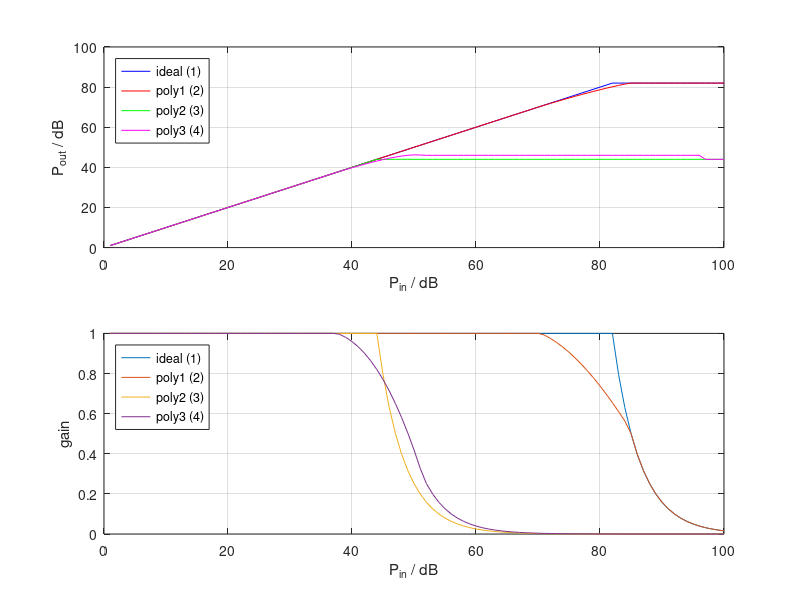

Source code (MATLAB):
% %%
function [gain] = agc_lut_dB(~)
    n = 100;
    P_in = 1:n;

    lut = ones(n,4);

    % ideal, index 1
    max = 82;
    for i = 1:n
        if i > max
            lut(i,1) = 10^(max/10) / 10^(i/10);
        end
    end 

        
    % dB polynomial 1, index 2
    for i = 1:n
        if i > max
            lut(i,2) = 10^(max/10) / 10^(i/10);
        end
    end
    x_poly = [62 74 77 85];
    y_poly = [62 60 75 42];
    p_coeff = polyfit(x_poly, y_poly, 2);
    yy = polyval(p_coeff, P_in);
    lut(71:84, 2) = yy(71:84) ./ P_in(71:84);
    
    
    % dB polynomial 2, index 3
    max1 = 44;
    for i = 1:n
        if i > max1
            lut(i,3) = 10^(max1/10) / 10^(i/10);
        end
    end
    x_poly = [40 55 70 90];
    y_poly = [35 55 60 20];
    p_coeff = polyfit(x_poly, y_poly, 2);
    yy = polyval(p_coeff, P_in);
%     lut(61:86, 3) = yy(61:86) ./ P_in(61:86);
    
    % dB polynomial 3, index 4
    
    max2 = 50;
    for i = 1:n
        if i > max2
            lut(i,4) = 10^(max2/10) / 10^(i/10);
        end
    end
    x_poly = [18 36 45 57];
    y_poly = [30 36 42 7];
    p_coeff = polyfit(x_poly, y_poly, 3);
    yy = polyval(p_coeff, P_in);
    lut(42:55, 4) = yy(42:55) ./ P_in(42:55);
    
    offset = 4;
    lut(1:(100-offset),4) = lut((offset+1):end,4);
    lut((100-offset+1):end,4) = lut((100-offset+1):end,3);
%     clf;
%     plot(x_poly, y_poly, '*', P_in, P_in'.*lut(P_in,1), P_in, P_in'.*lut(P_in, 4))
%     grid on;
    
%     
%     max1 = 62;
%     for i = 1:n
%         if i > max1
%             lut(i,4) = 10^(max1/10) / 10^(i/10);
%         end
%     end
%     x_poly = [28 46 55 70];
%     y_poly = [40 46 52 13];
%     p_coeff = polyfit(x_poly, y_poly, 3);
%     yy = polyval(p_coeff, P_in);
%     lut(50:70, 4) = yy(50:70) ./ P_in(50:70);
%     
%     clf;
%     plot(P_in, P_in'.*lut(P_in,1), P_in, P_in'.*lut(P_in, 4))
%     grid on;


%     for i = 1:n
%         if i > max
%             lut(i,4) = 10^(max/10) / 10^(i/10);
%         end
%     end
%     x_poly = [38 56 75 90];
%     y_poly = [40 46 42 15];
%     p_coeff = polyfit(x_poly, y_poly, 2);
%     yy = polyval(p_coeff, P_in);
%     lut(46:89, 4) = yy(46:89) ./ P_in(46:89);
    
    % return prefered lookup table
    % 1 = ideal
    % 2 = polynomial 1
    % 3 = polynomial 2
    % 4 = polynomial 3
   
    gain = lut(:,4);

% PLOT
if 1 == 1
    clf;
    figure(2)
    subplot(211)
    plot(P_in, 10.*log10((10.^(P_in./10))'.*(lut(P_in,1))), 'b')
    hold on
    plot(P_in, 10.*log10((10.^(P_in./10))'.*(lut(P_in,2))), 'r')
    plot(P_in, 10.*log10((10.^(P_in./10))'.*(lut(P_in,3))), 'g')
    plot(P_in, 10.*log10((10.^(P_in./10))'.*(lut(P_in,4))), 'm')
    xlabel('P_{in} / dB')
    ylabel('P_{out} / dB')
    grid on
    legend('ideal (1)','poly1 (2)','poly2 (3)','poly3 (4)','Location','northwest')    
    subplot(212)
    plot(P_in, lut(:,:))
    grid on
    legend('ideal (1)','poly1 (2)','poly2 (3)','poly3 (4)','Location','northwest')
    xlabel('P_{in} / dB')
    ylabel('gain')
end

% EXPORT TO FILE
if 1 == 1
    export_curve = 4;
    fileID = fopen('matlab_gain_lut_poly3_46dB.txt','wt');
    fprintf(fileID, '%1.15f\n', lut(:,export_curve));
    fclose(fileID);
end
